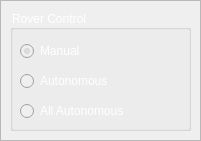
  <widget class="QFrame" name="control_frame">
   <property name="enabled">
    <bool>true</bool>
   </property>
   <property name="geometry">
    <rect>
     <x>600</x>
     <y>560</y>
     <width>201</width>
     <height>141</height>
    </rect>
   </property>
   <property name="frameShape">
    <enum>QFrame::StyledPanel</enum>
   </property>
   <property name="frameShadow">
    <enum>QFrame::Raised</enum>
   </property>
   <widget class="QGroupBox" name="control_group_box">
    <property name="geometry">
     <rect>
      <x>10</x>
      <y>10</y>
      <width>181</width>
      <height>121</height>
     </rect>
    </property>
    <property name="styleSheet">
     <string notr="true">color: rgb(255, 255, 255);</string>
    </property>
    <property name="title">
     <string>Rover Control</string>
    </property>
    <widget class="QRadioButton" name="autonomous_control_radio_button">
     <property name="enabled">
      <bool>false</bool>
     </property>
     <property name="geometry">
      <rect>
       <x>10</x>
       <y>60</y>
       <width>171</width>
       <height>22</height>
      </rect>
     </property>
     <property name="styleSheet">
      <string notr="true">color: rgb(255, 255, 255);</string>
     </property>
     <property name="text">
      <string>Autonomous</string>
     </property>
     <attribute name="buttonGroup">
      <string notr="true">rover_control_button_group</string>
     </attribute>
    </widget>
    <widget class="QRadioButton" name="joystick_control_radio_button">
     <property name="enabled">
      <bool>false</bool>
     </property>
     <property name="geometry">
      <rect>
       <x>10</x>
       <y>30</y>
       <width>117</width>
       <height>22</height>
      </rect>
     </property>
     <property name="styleSheet">
      <string notr="true">color: rgb(255, 255, 255);</string>
     </property>
     <property name="text">
      <string>Manual</string>
     </property>
     <property name="checked">
      <bool>true</bool>
     </property>
     <attribute name="buttonGroup">
      <string notr="true">rover_control_button_group</string>
     </attribute>
    </widget>
    <widget class="QRadioButton" name="all_autonomous_control_radio_button">
     <property name="enabled">
      <bool>false</bool>
     </property>
     <property name="geometry">
      <rect>
       <x>10</x>
       <y>90</y>
       <width>151</width>
       <height>22</height>
      </rect>
     </property>
     <property name="styleSheet">
      <string notr="true">color: rgb(255, 255, 255);</string>
     </property>
     <property name="text">
      <string>All Autonomous</string>
     </property>
     <attribute name="buttonGroup">
      <string notr="true">rover_control_button_group</string>
     </attribute>
    </widget>
   </widget>
  </widget>
